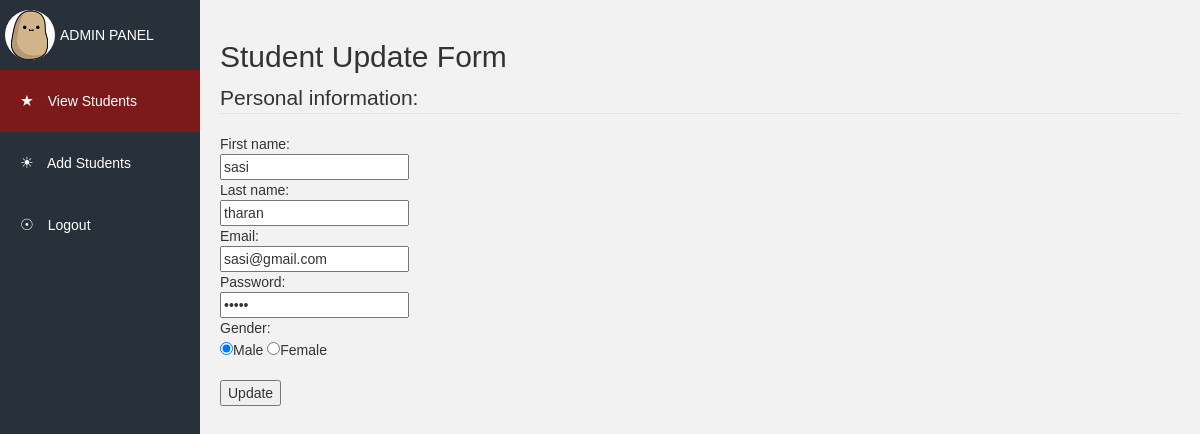
Page /update.php?id=1 on the committed database.
### tables this page shows
CREATE TABLE `users` (
  `id` int(11) NOT NULL,
  `firstname` varchar(255) NOT NULL,
  `lastname` varchar(255) NOT NULL,
  `email` varchar(255) NOT NULL,
  `password` varchar(255) NOT NULL,
  `gender` varchar(255) NOT NULL
);

### update.php (the view, shortened to what this page needs)
<?php
include "config.php";
if (isset($_GET['id'])) {
    $user_id = $_GET['id'];
    $sql = "SELECT * FROM `users` WHERE `id`='$user_id'";
    $result = $conn->query($sql);
    if ($result->num_rows > 0) {
        while ($row = $result->fetch_assoc()) {
            $first_name = $row['firstname'];
            $lastname = $row['lastname'];
            $email = $row['email'];
            $password  = $row['password'];
            $gender = $row['gender'];
        }
    ?>
    <!DOCTYPE html>
<html>
  <head>
    <link rel="stylesheet" href="admin.css" />
    <link rel="stylesheet" href="https://maxcdn.bootstrapcdn.com/bootstrap/3.4.0/css/bootstrap.min.css">
  </head>
  <body>
    <div id="pgside">
      <div id="pguser">
        <img src="potato.png"/>
        <i class="txt">ADMIN PANEL</i>
      </div>
      <a href="view.php" class="current">
        <i class="ico">&#9733;</i>
        <i class="txt">View Students</i>
      </a>
      <a href="create.php">
        <i class="ico">&#9728;</i>
        <i class="txt">Add Students</i>
      </a>
      <a href="index.php">
        <i class="ico">&#9737;</i>
        <i class="txt">Logout</i>
      </a>
    </div>
    <main id="pgmain">
    <h2>Student Update Form</h2>
<form action="" method="post">
  <fieldset>
    <legend>Personal information:</legend>
    First name:<br>
    <input type="text" name="firstname" value="<?php echo $first_name; ?>">
    <br>
    Last name:<br>
    <input type="text" name="lastname" value="<?php echo $lastname; ?>">
    <br>
    Email:<br>
    <input type="email" name="email" value="<?php echo $email; ?>">
    <br>
    Password:<br>
    <input type="password" name="password" value="<?php echo $password; ?>">
    <br>
    Gender:<br>
    <input type="radio" name="gender" value="Male" <?php if($gender == 'Male'){ echo "checked";} ?> >Male
    <input type="radio" name="gender" value="Female" <?php if($gender == 'Female'){ echo "checked";} ?>>Female
    <br><br>
    <input type="submit" value="Update" name="update">
  </fieldset>
</form>
    </main>
  </body>
</html>
<?php
} else{
    header('Location: view.php');
}
}
?>

### admin.css (style rules this page uses)
* { font-family: arial, sans-serif; box-sizing: border-box; }
body { display: flex; min-height: 100vh; padding: 0; margin: 0; }
#pgside { width: 200px; transition: width 0.2s; background: #283039; }
#pgside #pguser { display: flex; align-items: center; padding: 10px 5px; }
#pgside #pguser img { width: 50px; margin-right: 5px; border-radius: 50% }
#pgside, #pgside a { color: #fff; }
#pgside a { display: block; padding: 20px; width: 100%; text-decoration: none; cursor: pointer; }
#pgside a.current { background: #7c1919; }
#pgside i.ico, #pgside i.txt { font-style: normal; }
#pgside i.ico { font-size: 1.1em; margin-right: 10px; }
#pgmain { flex-grow: 1; padding: 20px; background: #f2f2f2; }

### rows in the picture
users: firstname "sasi", lastname "tharan", email "sasi@gmail.com", gender "☑"
